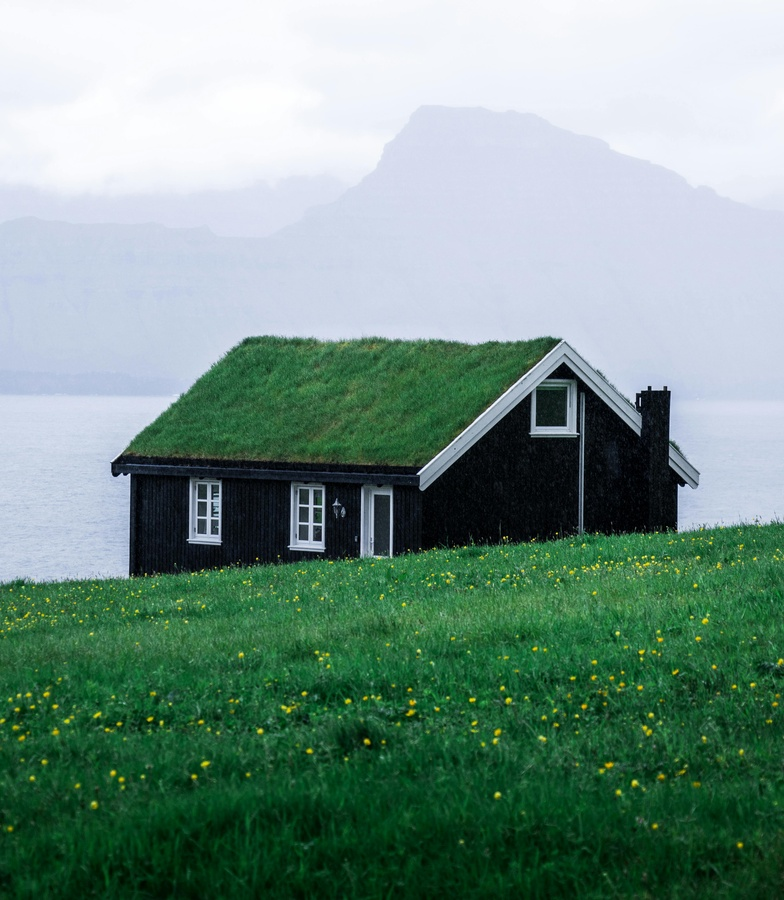
#> input picture LABORATORIO/imagenes/paisaje_casa.jpg, 784 x 900 px, shrunk from 3546 x 4068 before the run
$ jupyter execute Practica_clase.ipynb
#> lines starting #> are read from the running program, lines starting #| are printed output that depends on the picture; after the words box and inside, x2 and y2 are one past the last pixel; in counts of white or black regions, pixels touching at a corner belong together
[cell 1]
import cv2
import matplotlib.pyplot as plt

imagen = cv2.imread('imagenes/paisaje_casa.jpg', 0)
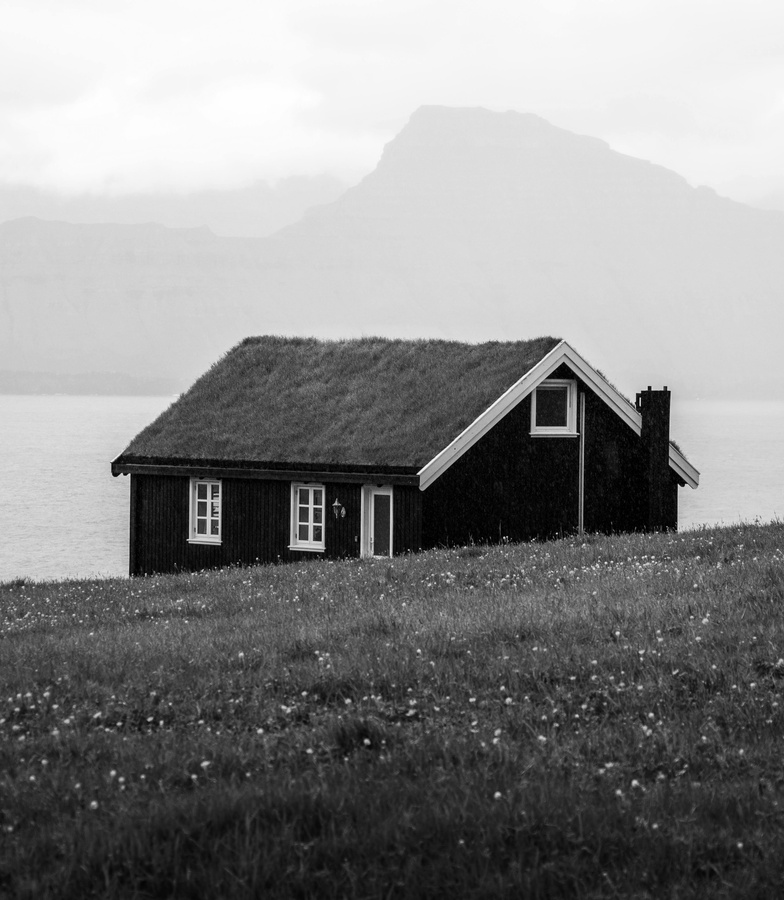
#> imagen: shape (900, 784); min 0, max 255, mean 137.2
um_adap = cv2.adaptiveThreshold(imagen, 255, cv2.ADAPTIVE_THRESH_MEAN_C, cv2.THRESH_BINARY, 11, 11)
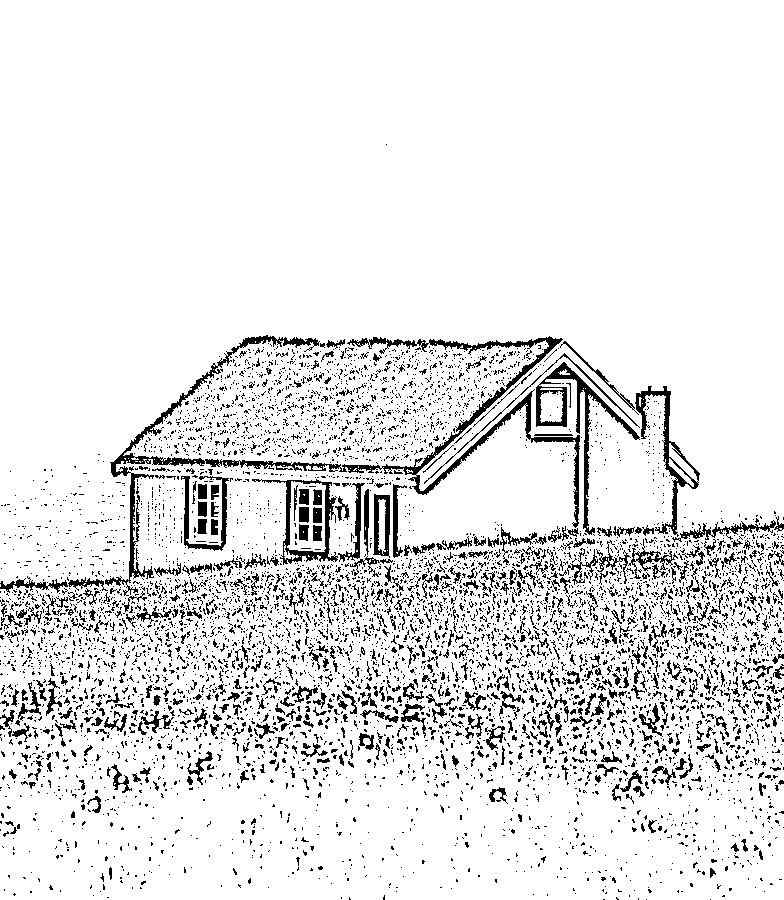
#> um_adap: shape (900, 784); 90.2% white; black in thin lines or dots, all inside (x1, y1, x2, y2) = (0, 144, 784, 900)
umb_adap_gauss = cv2.adaptiveThreshold(imagen, 255, cv2.ADAPTIVE_THRESH_GAUSSIAN_C, cv2.THRESH_BINARY, 11, 11)
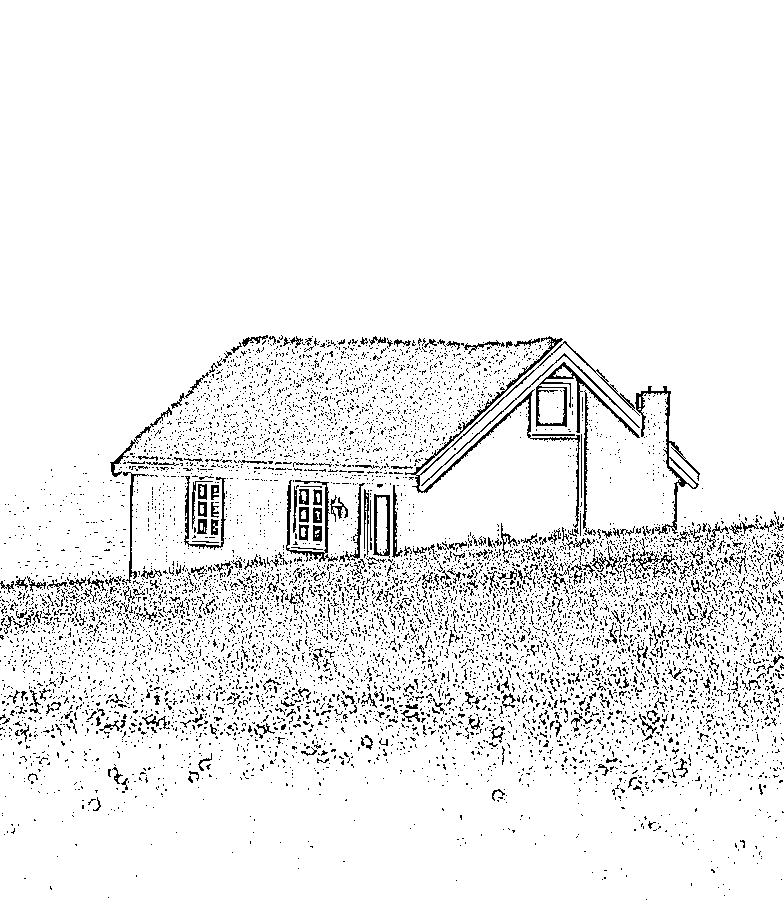
#> umb_adap_gauss: shape (900, 784); 93.2% white; black in thin lines or dots, all inside (x1, y1, x2, y2) = (0, 335, 784, 900)
um_adap_binario = cv2.adaptiveThreshold(imagen, 255, cv2.ADAPTIVE_THRESH_MEAN_C, cv2.THRESH_BINARY, 11, 11)
um_adap_binario_inv = cv2.adaptiveThreshold(imagen, 255, cv2.ADAPTIVE_THRESH_MEAN_C, cv2.THRESH_BINARY_INV, 11, 11)
#hola
plt.figure(figsize=(15, 5))

plt.subplot(1, 4, 1)
plt.imshow(imagen, cmap='gray')
plt.title('Imagen Original')
plt.axis('off')

plt.subplot(1, 4, 2)
plt.imshow(um_adap, cmap='gray')
plt.title('Umbral Adaptativo (Media)')
plt.axis('off')

plt.subplot(1, 4, 3)
plt.imshow(umb_adap_gauss, cmap='gray')
plt.title('Umbral Adaptativo (Gaussiano)')
plt.axis('off')

plt.subplot(1, 4, 4)
plt.imshow(um_adap_binario, cmap='gray')
plt.title('Umbral Adaptativo Binario')
plt.axis('off')

plt.show()
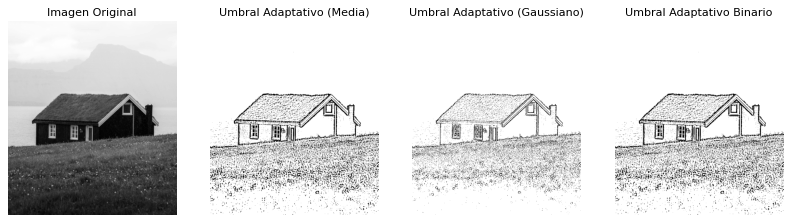
#> figure drawn by matplotlib, 4 panels
plt.figure(figsize=(5, 5))
plt.imshow(um_adap_binario_inv, cmap='gray')
plt.title('Umbral Adaptativo Binario Inverso')
plt.axis('off')
plt.show()

def histograma(ima):
    histo = cv2.calcHist([ima],[0],None,[256],[0,256])

    plt.figure(figsize = (10,5))
    plt.plot(histo,color = "black")
    plt.title('Histograma')
    plt.xlabel('Intensidad_Pixel')
    plt.ylabel('frecuencia')

ima = cv2.imread('imagenes/paisaje_casa.jpg')
#> ima is the input picture: shape (900, 784, 3); mean B, G, R 135.6, 146.9, 118.8

histograma(ima)
#> in histograma, `histo = cv2.calcHist([ima],[0],None,[256],[0,256])`: histo = 256 values, max 29914 at index 251, min 80 at index 143, mean 2756.2
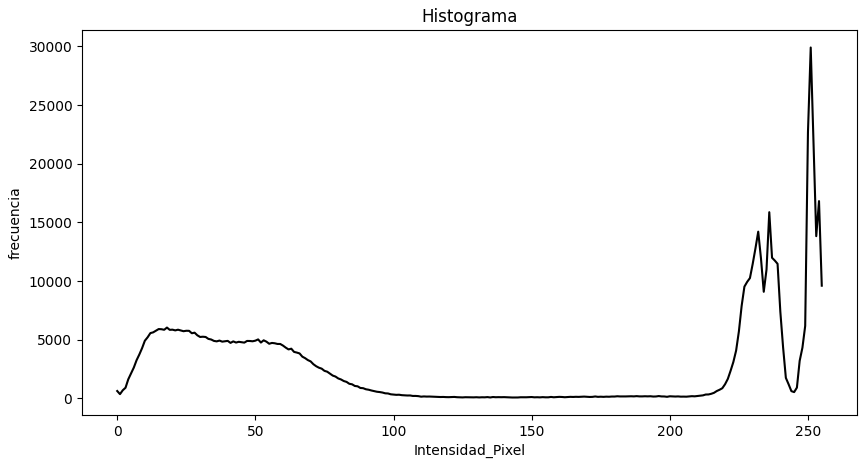
#> figure drawn by matplotlib, 1 panel; curve peaks at x = 251, y = 29914

$ run again, with LABORATORIO/imagenes/paisaje.jpg copied over LABORATORIO/imagenes/paisaje_casa.jpg
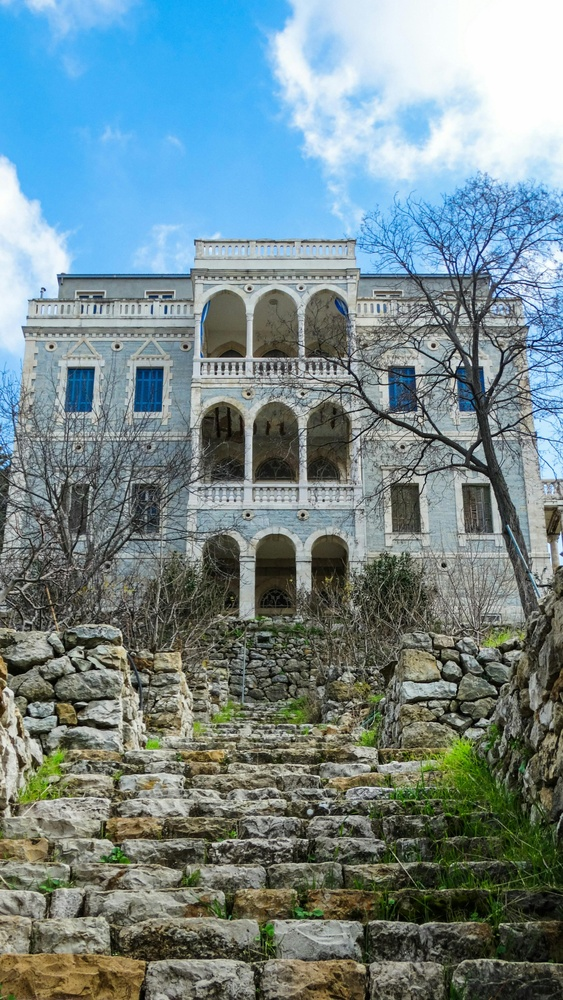
#> input picture LABORATORIO/imagenes/paisaje.jpg, 563 x 1000 px, shrunk from 2734 x 4860 before the run
#> `um_adap = cv2.adaptiveThreshold(imagen, 255, cv2.ADAPTIVE_THRESH_MEAN_..`:
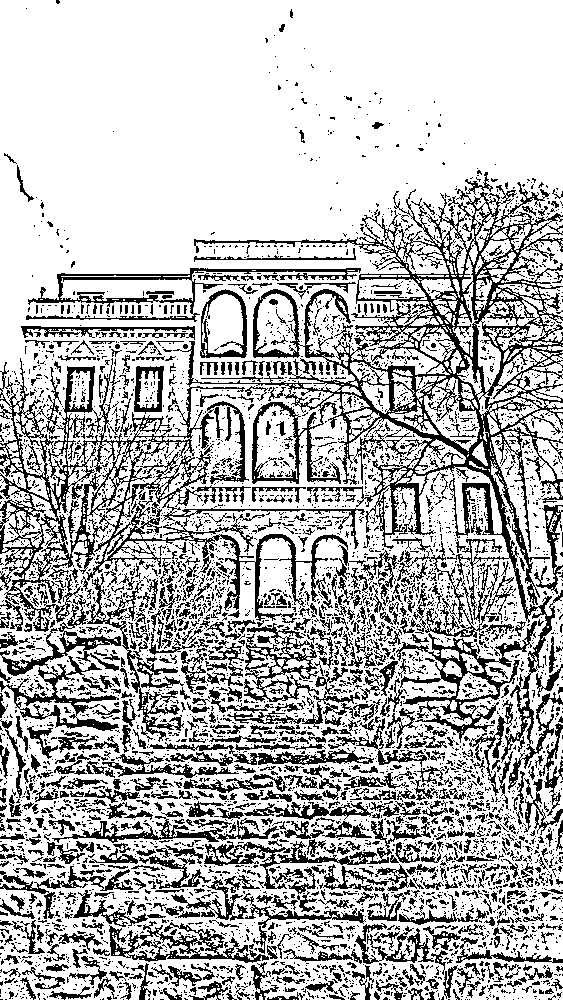
#> um_adap: shape (1000, 563); 72.7% white; black in thin lines or dots
#> umb_adap_gauss: shape (1000, 563); 76% white; black in thin lines or dots
#> um_adap_binario_inv: shape (1000, 563); 27.3% white in thin lines or dots
#> ima is the input picture: shape (1000, 563, 3); mean B, G, R 140.2, 136.5, 116
#> histo = 256 values, max 20557 at index 248, min 302 at index 228, mean 2199.2
#> `[cell 1] import cv2 import matplotlib.pyplot as plt  imagen = cv2.imre..`:
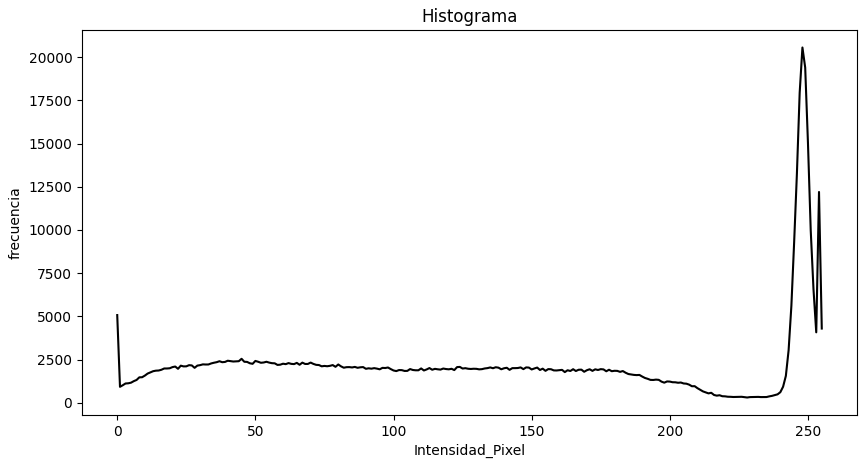
#> figure drawn by matplotlib, 1 panel; curve peaks at x = 248, y = 20557
